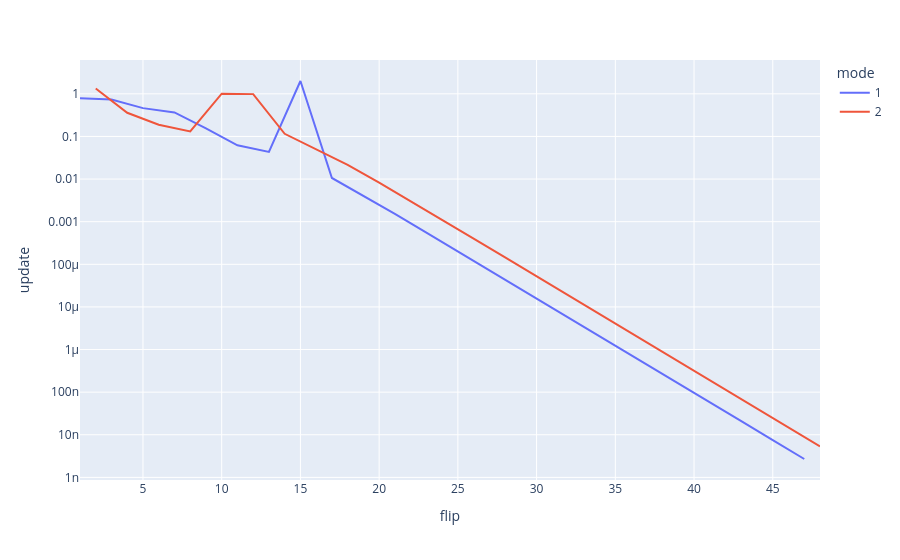

Notebook cell for this chart:
### Code cell
px.line(df, x='flip', y='update', log_y=True, color='mode')

### Figure 1 — Plotly figure (JSON) as saved in the notebook; plotly's stock layout.template omitted (floating-point values rounded to 4 significant figures)
{"data": [{"hovertemplate": "mode=1<br>flip=%{x}<br>update=%{y}<extra></extra>", "legendgroup": "1", "line": {"color": "#636efa", "dash": "solid"}, "marker": {"symbol": "circle"}, "mode": "lines", "name": "1", "orientation": "v", "showlegend": true, "type": "scatter", "x": [1, 3, 5, 7, 9, 11, 13, 15, 17, 19, 21, 23, 25, 27, 29, 31, 33, 35, 37, 39, 41, 43, 45, 47], "xaxis": "x", "y": [0.7834, 0.7315, 0.4617, 0.3653, 0.1539, 0.0618, 0.0434, 2.0, 0.01062, 0.004095, 0.001521, 0.0005554, 0.0002014, 7.277e-05, 2.626e-05, 9.471e-06, 3.415e-06, 1.231e-06, 4.437e-07, 1.599e-07, 5.765e-08, 2.078e-08, 7.491e-09, 2.7e-09], "yaxis": "y"}, {"hovertemplate": "mode=2<br>flip=%{x}<br>update=%{y}<extra></extra>", "legendgroup": "2", "line": {"color": "#EF553B", "dash": "solid"}, "marker": {"symbol": "circle"}, "mode": "lines", "name": "2", "orientation": "v", "showlegend": true, "type": "scatter", "x": [2, 4, 6, 8, 10, 12, 14, 16, 18, 20, 22, 24, 26, 28, 30, 32, 34, 36, 38, 40, 42, 44, 46, 48], "xaxis": "x", "y": [1.331, 0.3585, 0.1889, 0.131, 1.009, 0.9845, 0.1155, 0.05095, 0.02156, 0.008288, 0.003056, 0.00111, 0.0004013, 0.0001448, 5.219e-05, 1.881e-05, 6.782e-06, 2.444e-06, 8.811e-07, 3.176e-07, 1.145e-07, 4.126e-08, 1.487e-08, 5.361e-09], "yaxis": "y"}], "layout": {"legend": {"title": {"text": "mode"}, "tracegroupgap": 0}, "margin": {"t": 60}, "xaxis": {"anchor": "y", "domain": [0, 1], "title": {"text": "flip"}}, "yaxis": {"anchor": "x", "domain": [0, 1], "title": {"text": "update"}, "type": "log"}}}
